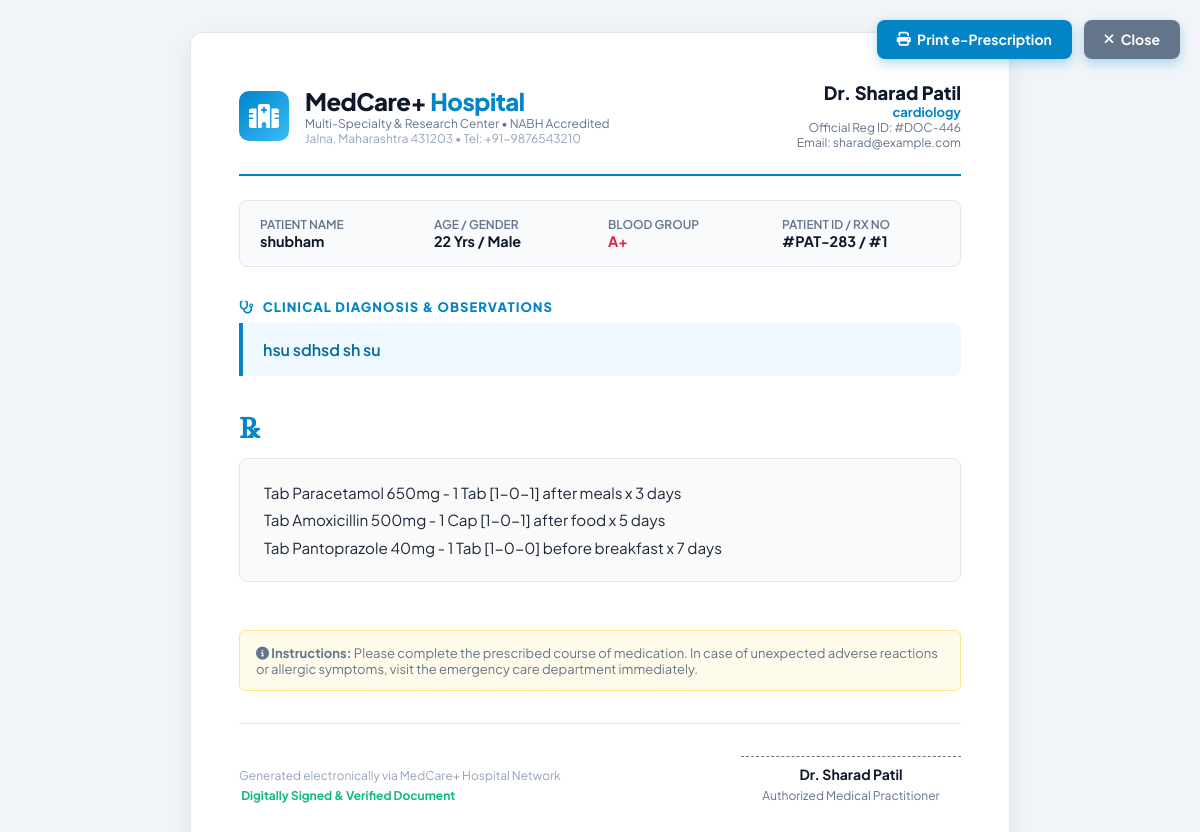
Screenshot of /prescription/print/1 with the database file from the repository.
### tables this page shows
CREATE TABLE doctors (
    id INTEGER PRIMARY KEY AUTOINCREMENT,
    name TEXT,
    specialization TEXT,
    experience INTEGER,
    mobile TEXT,
    email TEXT UNIQUE,
    password TEXT
);

CREATE TABLE prescriptions (
    id INTEGER PRIMARY KEY AUTOINCREMENT,
    doctor_id INTEGER,
    patient_id INTEGER,
    diagnosis TEXT,
    medicine TEXT
);

CREATE TABLE patients (
    id INTEGER PRIMARY KEY AUTOINCREMENT,
    name TEXT NOT NULL,
    age INTEGER NOT NULL,
    dob DATE NOT NULL,
    gender TEXT NOT NULL,
    mobile TEXT NOT NULL CHECK(length(mobile) = 10),
    blood_group TEXT NOT NULL,
    address TEXT NOT NULL,
    email TEXT UNIQUE NOT NULL,
    password TEXT NOT NULL
);

### app.py (the view)
@app.route('/prescription/print/<int:prescription_id>')
def print_prescription(prescription_id):
    conn = get_db_connection()
    rx = conn.execute("""
        SELECT pr.*, d.name AS doctor_name, d.specialization, d.mobile AS doctor_mobile, d.email AS doctor_email,
               p.name AS patient_name, p.age, p.gender, p.blood_group, p.mobile AS patient_mobile, p.address
        FROM prescriptions pr
        JOIN doctors d ON pr.doctor_id = d.id
        JOIN patients p ON pr.patient_id = p.id
        WHERE pr.id = ?
    """, (prescription_id,)).fetchone()
    conn.close()
    if not rx:
        flash("Prescription record not found.", "danger")
        return redirect(url_for('index'))
    return render_template('printable/prescription.html', rx=rx)

### app.py (called while the page is built)
def get_db_connection():
    conn = sqlite3.connect(DB_PATH, timeout=20.0)
    conn.row_factory = sqlite3.Row
    return conn

def expire_old_appointments():
    now = datetime.now()
    current_date = now.strftime("%Y-%m-%d")
    current_time = now.strftime("%H:%M")
    conn = get_db_connection()
    conn.execute("""
        UPDATE appointments
        SET status = 'Expired'
        WHERE LOWER(status) = 'scheduled'
          AND (
                appointment_date < ?
                OR (appointment_date = ? AND appointment_time < ?)
              )
    """, (current_date, current_date, current_time))
    conn.commit()
    conn.close()

@app.before_request
def before_request():
    expire_old_appointments()

### templates/printable/prescription.html (shortened to what this page needs)
<!DOCTYPE html>
<html lang="en">
<head>
  <link rel="stylesheet" href="https://cdnjs.cloudflare.com/ajax/libs/font-awesome/6.4.0/css/all.min.css">
</head>
<body>
  <div class="print-actions">
    <button onclick="window.print()" class="btn-action">
      <i class="fa fa-print"></i> Print e-Prescription
    </button>
    <a href="javascript:window.close()" class="btn-action" style="background: #64748b;">
      <i class="fa fa-xmark"></i> Close
    </a>
  </div>
  <div class="prescription-sheet">
    <div class="letterhead-header">
      <div class="hospital-brand">
        <div class="hospital-logo">
          <i class="fa fa-hospital"></i>
        </div>
        <div>
          <h1 style="font-size: 1.5rem; font-weight: 800; color: #0f172a; letter-spacing: -0.02em;">
            MedCare+ <span style="color: #0284c7;">Hospital</span>
          </h1>
          <p style="font-size: 0.75rem; color: #64748b;">Multi-Specialty & Research Center • NABH Accredited</p>
          <p style="font-size: 0.75rem; color: #94a3b8;">Jalna, Maharashtra 431203 • Tel: +91-9876543210</p>
        </div>
      </div>
      <div class="doctor-meta-block">
        <h2 style="font-size: 1.15rem; font-weight: 800; color: #0f172a;">{{ rx['doctor_name'] }}</h2>
        <p style="font-size: 0.8125rem; font-weight: 700; color: #0284c7;">{{ rx['specialization'] }}</p>
        <p style="font-size: 0.75rem; color: #64748b;">Official Reg ID: #DOC-{{ rx['doctor_id'] }}</p>
        <p style="font-size: 0.75rem; color: #64748b;">Email: {{ rx['doctor_email'] }}</p>
      </div>
    </div>
    <div class="patient-vitals-strip">
      <div class="vital-item">
        <span>Patient Name</span>
        <strong>{{ rx['patient_name'] }}</strong>
      </div>
      <div class="vital-item">
        <span>Age / Gender</span>
        <strong>{{ rx['age'] }} Yrs / {{ rx['gender'] }}</strong>
      </div>
      <div class="vital-item">
        <span>Blood Group</span>
        <strong style="color: #e11d48;">{{ rx['blood_group'] if rx['blood_group'] else 'N/A' }}</strong>
      </div>
      <div class="vital-item">
        <span>Patient ID / Rx No</span>
        <strong>#PAT-{{ rx['patient_id'] }} / #{{ rx['id'] }}</strong>
      </div>
    </div>
    <div class="section-label">
      <i class="fa fa-stethoscope"></i> Clinical Diagnosis & Observations
    </div>
    <div class="diagnosis-box">
      {{ rx['diagnosis'] }}
    </div>
    <div class="rx-title">℞</div>
    <div class="medicines-box">{{ rx['medicine'] }}</div>
    <div style="font-size: 0.8125rem; color: #64748b; margin-bottom: 2rem; background: #fffbeb; border: 1px solid #fde68a; padding: 0.85rem 1rem; border-radius: 6px;">
      <strong><i class="fa fa-circle-info"></i> Instructions:</strong> Please complete the prescribed course of medication. In case of unexpected adverse reactions or allergic symptoms, visit the emergency care department immediately.
    </div>
    <div class="sheet-footer">
      <div>
        <span style="font-size: 0.75rem; color: #94a3b8; display: block;">Generated electronically via MedCare+ Hospital Network</span>
        <span style="font-size: 0.75rem; color: #10b981; font-weight: 700;"> Digitally Signed & Verified Document</span>
      </div>
      <div class="signature-box">
        <div class="signature-line"></div>
        <strong style="font-size: 0.875rem; color: #0f172a; display: block;">{{ rx['doctor_name'] }}</strong>
        <span style="font-size: 0.75rem; color: #64748b;">Authorized Medical Practitioner</span>
      </div>
    </div>
  </div>
</body>
</html>

### templates/printable/prescription.html (style rules this page uses)
* { margin: 0; padding: 0; box-sizing: border-box; font-family: 'Plus Jakarta Sans', 'Inter', sans-serif; }
body { background: #f1f5f9; padding: 2rem; color: #0f172a; display: flex; justify-content: center; }
.prescription-sheet { width: 100%; max-width: 820px; background: #ffffff; border-radius: 12px; box-shadow: 0 10px 30px rgba(0, 0, 0, 0.08); padding: 3rem; border: 1px solid #e2e8f0; position: relative; }
.letterhead-header { display: flex; justify-content: space-between; align-items: center; border-bottom: 2px solid #0284c7; padding-bottom: 1.5rem; margin-bottom: 1.5rem; }
.hospital-brand { display: flex; align-items: center; gap: 1rem; }
.hospital-logo { width: 50px; height: 50px; background: linear-gradient(135deg, #0284c7, #38bdf8); border-radius: 10px; color: #ffffff; display: flex; align-items: center; justify-content: center; font-size: 1.5rem; }
.doctor-meta-block { text-align: right; }
.patient-vitals-strip { background: #f8fafc; border: 1px solid #e2e8f0; border-radius: 8px; padding: 1rem 1.25rem; display: grid; grid-template-columns: repeat(4, 1fr); gap: 1rem; font-size: 0.85rem; margin-bottom: 2rem; }
.vital-item span { display: block; font-size: 0.75rem; color: #64748b; font-weight: 600; text-transform: uppercase; }
.vital-item strong { color: #0f172a; font-weight: 700; font-size: 0.9rem; }
.section-label { font-size: 0.8125rem; font-weight: 800; text-transform: uppercase; letter-spacing: 0.08em; color: #0284c7; margin-bottom: 0.5rem; display: flex; align-items: center; gap: 0.5rem; }
.diagnosis-box { background: #f0f9ff; border-left: 4px solid #0284c7; padding: 1rem 1.25rem; border-radius: 0 8px 8px 0; font-weight: 600; color: #0369a1; margin-bottom: 2rem; }
.rx-title { font-size: 1.75rem; font-weight: 900; font-family: serif; color: #0284c7; margin-bottom: 0.75rem; }
.medicines-box { border: 1px solid #e2e8f0; border-radius: 8px; padding: 1.25rem 1.5rem; white-space: pre-line; line-height: 1.8; font-size: 0.95rem; color: #1e293b; margin-bottom: 3rem; background: #fafafa; }
.sheet-footer { display: flex; justify-content: space-between; align-items: flex-end; border-top: 1px solid #e2e8f0; padding-top: 2rem; margin-top: 2rem; }
.signature-box { text-align: center; width: 220px; }
.signature-line { border-bottom: 1.5px dashed #64748b; margin-bottom: 0.5rem; }
.print-actions { position: fixed; top: 20px; right: 20px; display: flex; gap: 0.75rem; z-index: 100; }
.btn-action { background: #0284c7; color: #ffffff; padding: 0.65rem 1.25rem; border-radius: 8px; font-weight: 700; font-size: 0.875rem; border: none; cursor: pointer; box-shadow: 0 4px 12px rgba(2, 132, 199, 0.3); text-decoration: none; display: inline-flex; align-items: center; gap: 0.4rem; }

### rows the page displays
doctors: doctor_name "Dr. Sharad Patil", specialization "cardiology", doctor_email "sharad@example.com"
prescriptions: doctor_id "446", patient_id "283", id "1", diagnosis "hsu sdhsd sh su", medicine "Tab Paracetamol 650mg - 1 Tab [1-0-1] after meals x 3 days Tab Amoxicillin 500mg - 1 Cap [1-0-1] after food x 5 days Tab Pantoprazole 40mg - 1 Tab [1-0-0] before breakfast x 7 days"
patients: patient_name "shubham", age "22", gender "Male", blood_group "A+"
